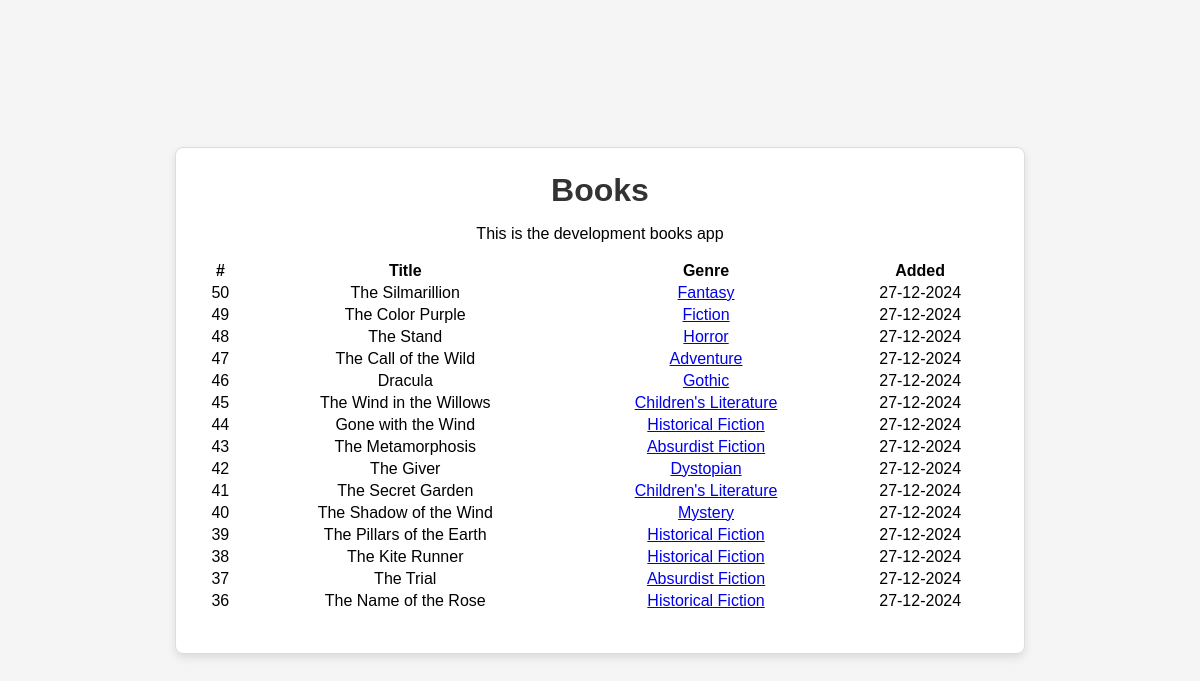
The page / on the database its author committed.
### database.py (models this page shows, shortened)
class Book(db.Model):
    id = db.Column(db.Integer, primary_key=True)
    name = db.Column(db.String, nullable=False)
    added = db.Column(db.DateTime, nullable=False, default=func.now())
    genre_id = db.Column(db.Integer, db.ForeignKey(
        "genre.id", ondelete='SET NULL'))
    genre = relationship("Genre", back_populates="books")

class Genre(db.Model):
    id = db.Column(db.Integer, primary_key=True)
    name = db.Column(db.String, nullable=False)
    books = relationship("Book", back_populates="genre")
    added = db.Column(db.DateTime, nullable=False, default=func.now())

### app.py (the view)
@ app.route("/")
def all_books():
    books = Book.query.order_by(Book.added, desc(Book.id)).limit(15).all()
    return render_template("layout.html", books=books)

### templates/layout.html (shortened to what this page needs)
<!DOCTYPE html>
{% block body %}
<html lang="en">
  <head>
    <link
      rel="stylesheet"
      href="https://cdn.jsdelivr.net/npm/purecss@3.0.0/build/pure-min.css"
    />
  </head>
  <body>
    <div id="main">
      <div class="header">
        <h1>Books</h1>
      </div>
      <div class="pure-g">
        <p>This is the development books app</p>
        <div class="pure-u-1-1">
          <table class="pure-table">
            <thead>
              <tr>
                <th>#</th>
                <th>Title</th>
                <th>Genre</th>
                <th>Added</th>
              </tr>
            </thead>
            <tbody>
              {%- for book in books %}
              <tr>
                <td>{{ book.id }}</td>
                <td>{{ book.name }}</td>
                <td>
                  <a
                    href="{{ url_for('books_by_genre', genre_id=book.genre.id) }}"
                    >{{ book.genre.name }}</a
                  >
                </td>
                <td>{{ book.added.strftime("%d-%m-%Y") }}</td>
              </tr>
              {%- endfor %}
            </tbody>
          </table>
        </div>
      </div>
    </div>
  </body>
</html>
{% endblock %}

### templates/layout.html (style rules this page uses)
body { margin: 0; padding: 0; display: flex; justify-content: center; align-items: center; height: 100vh; text-align: center; font-family: Arial, sans-serif; background-color: #f5f5f5; }
#main { width: 80%; max-width: 800px; background-color: #fff; border: 1px solid #ddd; border-radius: 8px; box-shadow: 0 4px 8px rgba(0, 0, 0, 0.1); padding: 1.5em; }
.header h1 { margin: 0; font-size: 2em; color: #333; }
.pure-table { margin: 1em auto; width: 100%; }

### rows shown on the page
Book: id "50", name "The Silmarillion", genre.name "Fantasy", added "27-12-2024"
Book: id "49", name "The Color Purple", genre.name "Fiction", added "27-12-2024"
Book: id "48", name "The Stand", genre.name "Horror", added "27-12-2024"
Book: id "47", name "The Call of the Wild", genre.name "Adventure", added "27-12-2024"
Book: id "46", name "Dracula", genre.name "Gothic", added "27-12-2024"
Book: id "45", name "The Wind in the Willows", genre.name "Children's Literature", added "27-12-2024"
Book: id "44", name "Gone with the Wind", genre.name "Historical Fiction", added "27-12-2024"
Book: id "43", name "The Metamorphosis", genre.name "Absurdist Fiction", added "27-12-2024"
Book: id "42", name "The Giver", genre.name "Dystopian", added "27-12-2024"
Book: id "41", name "The Secret Garden", genre.name "Children's Literature", added "27-12-2024"
Book: id "40", name "The Shadow of the Wind", genre.name "Mystery", added "27-12-2024"
Book: id "39", name "The Pillars of the Earth", genre.name "Historical Fiction", added "27-12-2024"
Book: id "38", name "The Kite Runner", genre.name "Historical Fiction", added "27-12-2024"
Book: id "37", name "The Trial", genre.name "Absurdist Fiction", added "27-12-2024"
Book: id "36", name "The Name of the Rose", genre.name "Historical Fiction", added "27-12-2024"
